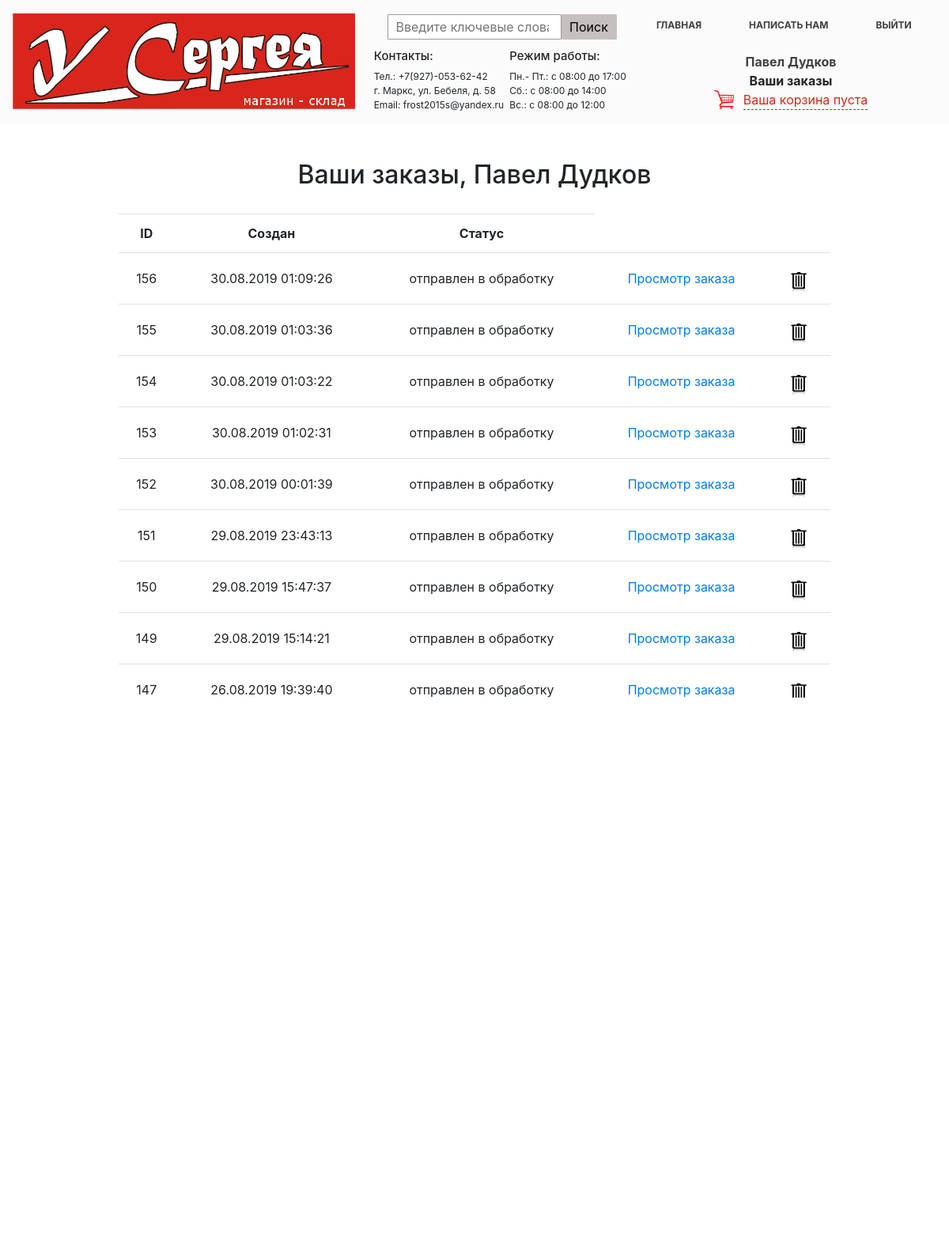
The app's page /order/ (signed in, upper part), older data.
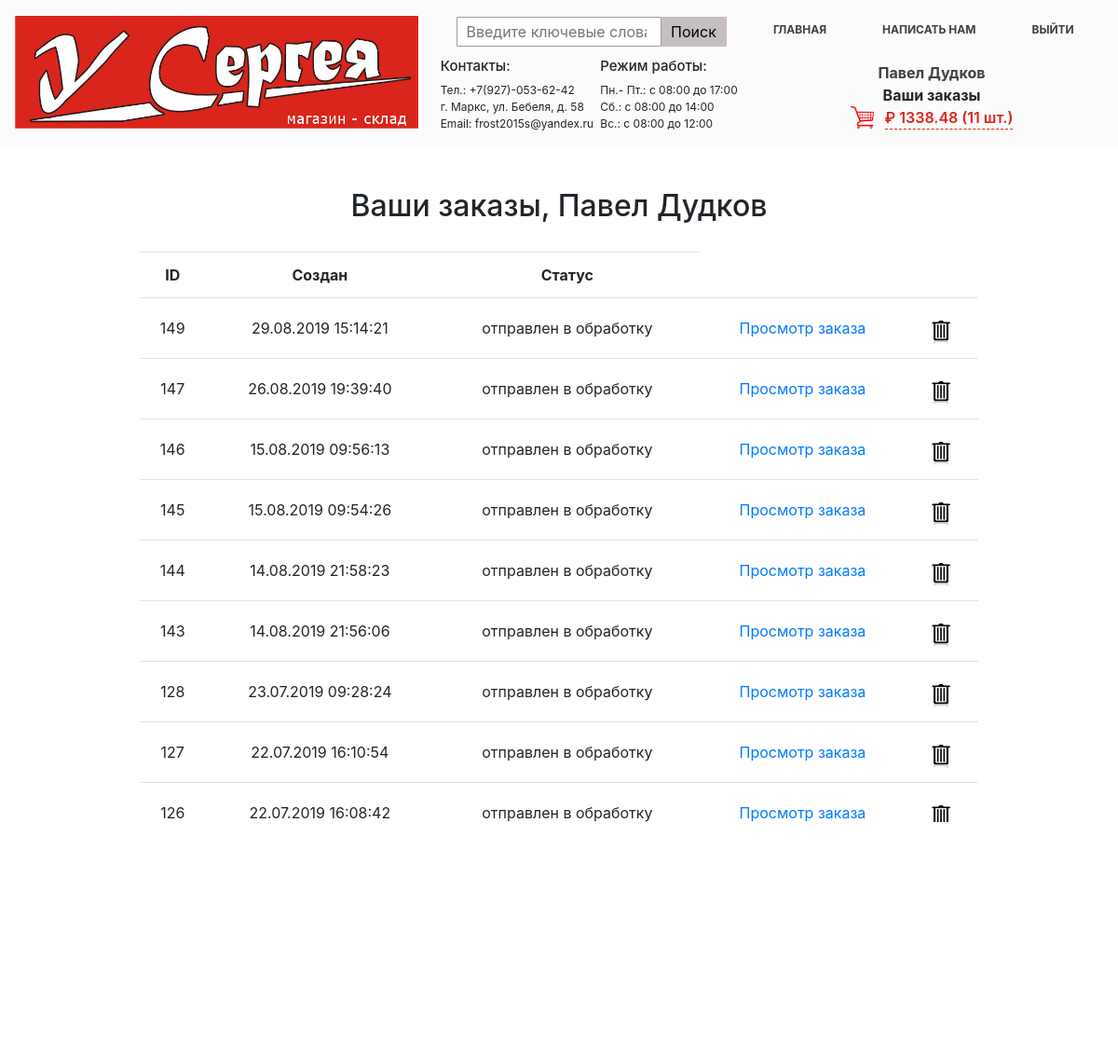
The same page, newer data.
### ordersapp/models.py (models this page shows, shortened)
class Order(models.Model):
    SENT_TO_PROCEED = 'STP'
    READY = 'RDY'
    CANCEL = 'CNC'
    ORDER_STATUS_CHOICES = (
        (SENT_TO_PROCEED, 'отправлен в обработку'),
        (READY, 'готов к выдаче'),
        (CANCEL, 'отменен'),
    )
    user = models.ForeignKey(settings.AUTH_USER_MODEL,
                             on_delete=models.CASCADE)
    created = models.DateTimeField(verbose_name='создан', auto_now_add=True)
    updated = models.DateTimeField(verbose_name='обновлен', auto_now=True)
    status = models.CharField(verbose_name='статус',
                              max_length=3,
                              choices=ORDER_STATUS_CHOICES,
                              default=SENT_TO_PROCEED)
    is_active = models.BooleanField(verbose_name='активен', default=True)
    class Meta:
        ordering = ('-created',)
        verbose_name = 'заказ'
        verbose_name_plural = 'заказы'

### basketapp/models.py (models this page shows, shortened)
class Basket(models.Model):
    user = models.ForeignKey(settings.AUTH_USER_MODEL, on_delete=models.CASCADE, related_name='basket')
    product = models.ForeignKey(Product, on_delete=models.CASCADE)
    quantity = models.PositiveIntegerField(verbose_name='количество', default=0)
    add_datetime = models.DateTimeField(verbose_name='время', auto_now_add=True)
    @property
    def product_cost(self):
        return self.product.price * self.quantity
    @property
    def total_quantity(self):
        _items = Basket.objects.filter(user=self.user)
        _totalquantity = sum(list(map(lambda x: x.quantity, _items)))
        return _totalquantity
    @property
    def total_cost(self):
        _items = Basket.objects.filter(user=self.user)
        _totalcost = sum(list(map(lambda x: x.product_cost, _items)))
        return _totalcost

### authapp/models.py (models this page shows)
class ShopUser(AbstractUser):
    avatar = models.ImageField(verbose_name='фотография', upload_to='users_avatars', blank='True', default='users_avatars/default.jpg')
    phone = models.CharField(verbose_name='номер телефона', max_length=30)

### mainapp/models.py (models this page shows, shortened)
class Product(models.Model):
    category = models.ForeignKey(ProductCategory, on_delete=models.CASCADE)
    name = models.CharField(verbose_name='имя продукта', max_length=128)
    image = models.ImageField(upload_to='products_images', blank=True)
    short_desc = models.CharField(verbose_name='краткое описание продукта', max_length=60, blank=True)
    description = models.TextField(verbose_name='описание продукта', blank=True)
    price = models.DecimalField(verbose_name='цена продукта', max_digits=8, decimal_places=2, default=0)
    quantity = models.PositiveIntegerField(verbose_name='количество на складе', default=0)

### ordersapp/views.py (the view)
@login_required
def orderList(request):
    title = 'Заказы'
    orders = Order.objects.filter(user=request.user)
    basket = Basket.objects.filter(user=request.user)
    content = {
        'title': title,
        'orders': orders,
        'basket': basket,
    }
    return render(request, 'ordersapp/order_list.html', content)

### ordersapp/templates/ordersapp/order_list.html
{% extends 'mainapp/base.html' %}
{% load staticfiles %}
{% block menu %}
    <div class="position-index-sign-in">
        {% include 'mainapp/includes/inc_sing_in.html' %}
    </div>
{% endblock %}
{% block content %}
<div class="order-list-view">
   <div class="h2" style="margin-top:20px; text-align:center; margin-bottom: 30px;">
       Ваши заказы,
       {% if user.first_name %}
           {{ user.first_name|title}}
       {% else %}
           Пользователь
       {% endif %}
   </div>
   <table class="table orders_list" style="text-align:center; border-bottom: 0; width: 900px;">
       <thead>
         <tr>
           <th style="border-bottom: 0;">ID</th>
           <th style="border-bottom: 0;">Создан</th>
           <th style="border-bottom: 0;">Статус</th>
         </tr>
       </thead>
       <tbody>
           {% for item in orders %}
               {% if item.is_active %}
               <tr style="line-height:40px;">
                   <td class="td1 orders_list">{{ item.pk }}</td>
                   <td>{{ item.created|date:"d.m.Y H:i:s" }}</td>
                   <td>{{ item.get_status_display }}</td>
                   <td>
                       <a href="{% url 'ordersapp:order_read' item.pk %}">
                           Просмотр заказа
                       </a>
                   </td>
                   <td>
                         <a href="{% url 'ordersapp:order_delete' item.pk %}">
                             <img src="{% static 'img/trash-empty.png' %}" alt="trash-empty" style="width: 33px"/>
                         </a>
                   </td>
               </tr>
               {% endif %}
           {% endfor %}
       </tbody>
   </table>
</div>
{% endblock %}

### mainapp/templates/mainapp/includes/inc_sing_in.html
{% load staticfiles %}
{% if user.is_authenticated %}
<a href="{% url 'auth:edit' %}" class="edit-user-profil-login"><abbr title="Редактировать"
                                                                     style="text-decoration: none;">
    {{ user.first_name|default:'Пользователь' }}</abbr>
</a>
<a href="{% url 'ordersapp:orders_list' %}" class="order-style-view">
                       Ваши заказы
                   </a>
{% endif %}
<div class="sign-in-position">
        <img src="{% static 'img/basket-logo1.png' %}" class="basket-logo">
    {% if basket|length > 0 %}
        <a href="{% url 'basket:view' %}" class="mini-basket-position">
                    <span style="color: #da251c; font-weight: 600;">
                         &#8381 {{ basket.0.total_cost }}
                          ({{ basket.0.total_quantity }} шт.)
                    </span><br/></a>
    {% else %}
        <p class="if-basket-empty">Ваша корзина пуста</p>
    {% endif %}
</div>

Row changes from the older to the newer data that the page shows:
no longer on this page (row edited): Order: pk "156", created "30.08.2019 01:09:26", status "отправлен в обработку", is_active True (drawn)
no longer on this page (row edited): Order: pk "155", created "30.08.2019 01:03:36", status "отправлен в обработку", is_active True (drawn)
no longer on this page (row edited): Order: pk "154", created "30.08.2019 01:03:22", status "отправлен в обработку", is_active True (drawn)
no longer on this page (row edited): Order: pk "153", created "30.08.2019 01:02:31", status "отправлен в обработку", is_active True (drawn)
no longer on this page (row edited): Order: pk "152", created "30.08.2019 00:01:39", status "отправлен в обработку", is_active True (drawn)
no longer on this page (row edited): Order: pk "151", created "29.08.2019 23:43:13", status "отправлен в обработку", is_active True (drawn)
no longer on this page (row edited): Order: pk "150", created "29.08.2019 15:47:37", status "отправлен в обработку", is_active True (drawn)
added Basket: user+product+quantity "1338.48", user+quantity "11"
now on this page (row unchanged): Order: pk "146", created "15.08.2019 09:56:13", status "отправлен в обработку", is_active True (drawn)
now on this page (row unchanged): Order: pk "145", created "15.08.2019 09:54:26", status "отправлен в обработку", is_active True (drawn)
now on this page (row unchanged): Order: pk "144", created "14.08.2019 21:58:23", status "отправлен в обработку", is_active True (drawn)
now on this page (row unchanged): Order: pk "143", created "14.08.2019 21:56:06", status "отправлен в обработку", is_active True (drawn)
now on this page (row unchanged): Order: pk "128", created "23.07.2019 09:28:24", status "отправлен в обработку", is_active True (drawn)
now on this page (row unchanged): Order: pk "127", created "22.07.2019 16:10:54", status "отправлен в обработку", is_active True (drawn)
now on this page (row unchanged): Order: pk "126", created "22.07.2019 16:08:42", status "отправлен в обработку", is_active True (drawn)
Text that changed along with them:
text no longer shown: "Ваша корзина пуста"
text now shown: "₽ ( шт.)"
